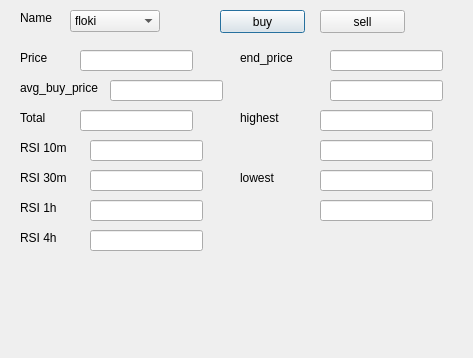
<?xml version="1.0" encoding="UTF-8"?>
<ui version="4.0">
 <class>Dialog</class>
 <widget class="QDialog" name="Dialog">
  <property name="geometry">
   <rect>
    <x>0</x>
    <y>0</y>
    <width>473</width>
    <height>358</height>
   </rect>
  </property>
  <property name="windowTitle">
   <string>Dialog</string>
  </property>
  <widget class="QLabel" name="label">
   <property name="geometry">
    <rect>
     <x>20</x>
     <y>10</y>
     <width>71</width>
     <height>16</height>
    </rect>
   </property>
   <property name="text">
    <string>Name</string>
   </property>
  </widget>
  <widget class="QLabel" name="label_2">
   <property name="geometry">
    <rect>
     <x>20</x>
     <y>140</y>
     <width>71</width>
     <height>16</height>
    </rect>
   </property>
   <property name="text">
    <string>RSI 10m</string>
   </property>
  </widget>
  <widget class="QLabel" name="label_3">
   <property name="geometry">
    <rect>
     <x>20</x>
     <y>170</y>
     <width>71</width>
     <height>16</height>
    </rect>
   </property>
   <property name="text">
    <string>RSI 30m</string>
   </property>
  </widget>
  <widget class="QLabel" name="label_4">
   <property name="geometry">
    <rect>
     <x>20</x>
     <y>200</y>
     <width>71</width>
     <height>16</height>
    </rect>
   </property>
   <property name="text">
    <string>RSI 1h</string>
   </property>
  </widget>
  <widget class="QLabel" name="label_5">
   <property name="geometry">
    <rect>
     <x>20</x>
     <y>230</y>
     <width>71</width>
     <height>16</height>
    </rect>
   </property>
   <property name="text">
    <string>RSI 4h</string>
   </property>
  </widget>
  <widget class="QLineEdit" name="rsi_10m">
   <property name="geometry">
    <rect>
     <x>90</x>
     <y>140</y>
     <width>113</width>
     <height>21</height>
    </rect>
   </property>
  </widget>
  <widget class="QLineEdit" name="rsi_30m">
   <property name="geometry">
    <rect>
     <x>90</x>
     <y>170</y>
     <width>113</width>
     <height>21</height>
    </rect>
   </property>
  </widget>
  <widget class="QLineEdit" name="rsi_1h">
   <property name="geometry">
    <rect>
     <x>90</x>
     <y>200</y>
     <width>113</width>
     <height>21</height>
    </rect>
   </property>
  </widget>
  <widget class="QLineEdit" name="rsi_4h">
   <property name="geometry">
    <rect>
     <x>90</x>
     <y>230</y>
     <width>113</width>
     <height>21</height>
    </rect>
   </property>
  </widget>
  <widget class="QLineEdit" name="price">
   <property name="geometry">
    <rect>
     <x>80</x>
     <y>50</y>
     <width>113</width>
     <height>21</height>
    </rect>
   </property>
  </widget>
  <widget class="QLabel" name="label_6">
   <property name="geometry">
    <rect>
     <x>20</x>
     <y>50</y>
     <width>71</width>
     <height>16</height>
    </rect>
   </property>
   <property name="text">
    <string>Price</string>
   </property>
  </widget>
  <widget class="QLabel" name="label_7">
   <property name="geometry">
    <rect>
     <x>20</x>
     <y>110</y>
     <width>71</width>
     <height>16</height>
    </rect>
   </property>
   <property name="text">
    <string>Total</string>
   </property>
  </widget>
  <widget class="QLineEdit" name="total">
   <property name="geometry">
    <rect>
     <x>80</x>
     <y>110</y>
     <width>113</width>
     <height>21</height>
    </rect>
   </property>
  </widget>
  <widget class="QComboBox" name="comboBox">
   <property name="geometry">
    <rect>
     <x>70</x>
     <y>10</y>
     <width>90</width>
     <height>22</height>
    </rect>
   </property>
   <item>
    <property name="text">
     <string>floki</string>
    </property>
   </item>
   <item>
    <property name="text">
     <string>pengu</string>
    </property>
   </item>
   <item>
    <property name="text">
     <string>hive</string>
    </property>
   </item>
   <item>
    <property name="text">
     <string>btc</string>
    </property>
   </item>
   <item>
    <property name="text">
     <string>xrp</string>
    </property>
   </item>
  </widget>
  <widget class="QLabel" name="label_8">
   <property name="geometry">
    <rect>
     <x>240</x>
     <y>50</y>
     <width>81</width>
     <height>16</height>
    </rect>
   </property>
   <property name="text">
    <string>end_price</string>
   </property>
  </widget>
  <widget class="QLineEdit" name="end_price">
   <property name="geometry">
    <rect>
     <x>330</x>
     <y>50</y>
     <width>113</width>
     <height>21</height>
    </rect>
   </property>
  </widget>
  <widget class="QLineEdit" name="highest">
   <property name="geometry">
    <rect>
     <x>320</x>
     <y>110</y>
     <width>113</width>
     <height>21</height>
    </rect>
   </property>
  </widget>
  <widget class="QLabel" name="label_9">
   <property name="geometry">
    <rect>
     <x>240</x>
     <y>110</y>
     <width>71</width>
     <height>16</height>
    </rect>
   </property>
   <property name="text">
    <string>highest</string>
   </property>
  </widget>
  <widget class="QLineEdit" name="lowest">
   <property name="geometry">
    <rect>
     <x>320</x>
     <y>170</y>
     <width>113</width>
     <height>21</height>
    </rect>
   </property>
  </widget>
  <widget class="QLabel" name="label_10">
   <property name="geometry">
    <rect>
     <x>240</x>
     <y>170</y>
     <width>71</width>
     <height>16</height>
    </rect>
   </property>
   <property name="text">
    <string>lowest</string>
   </property>
  </widget>
  <widget class="QLineEdit" name="end_price_2">
   <property name="geometry">
    <rect>
     <x>330</x>
     <y>80</y>
     <width>113</width>
     <height>21</height>
    </rect>
   </property>
  </widget>
  <widget class="QLineEdit" name="highest_2">
   <property name="geometry">
    <rect>
     <x>320</x>
     <y>140</y>
     <width>113</width>
     <height>21</height>
    </rect>
   </property>
  </widget>
  <widget class="QLineEdit" name="lowest_2">
   <property name="geometry">
    <rect>
     <x>320</x>
     <y>200</y>
     <width>113</width>
     <height>21</height>
    </rect>
   </property>
  </widget>
  <widget class="QPushButton" name="buy">
   <property name="geometry">
    <rect>
     <x>220</x>
     <y>10</y>
     <width>85</width>
     <height>23</height>
    </rect>
   </property>
   <property name="text">
    <string>buy</string>
   </property>
  </widget>
  <widget class="QPushButton" name="sell">
   <property name="geometry">
    <rect>
     <x>320</x>
     <y>10</y>
     <width>85</width>
     <height>23</height>
    </rect>
   </property>
   <property name="text">
    <string>sell</string>
   </property>
  </widget>
  <widget class="QLineEdit" name="avg_buying_price">
   <property name="geometry">
    <rect>
     <x>110</x>
     <y>80</y>
     <width>113</width>
     <height>21</height>
    </rect>
   </property>
  </widget>
  <widget class="QLabel" name="label_11">
   <property name="geometry">
    <rect>
     <x>20</x>
     <y>80</y>
     <width>91</width>
     <height>16</height>
    </rect>
   </property>
   <property name="text">
    <string>avg_buy_price</string>
   </property>
  </widget>
 </widget>
 <resources/>
 <connections/>
</ui>
